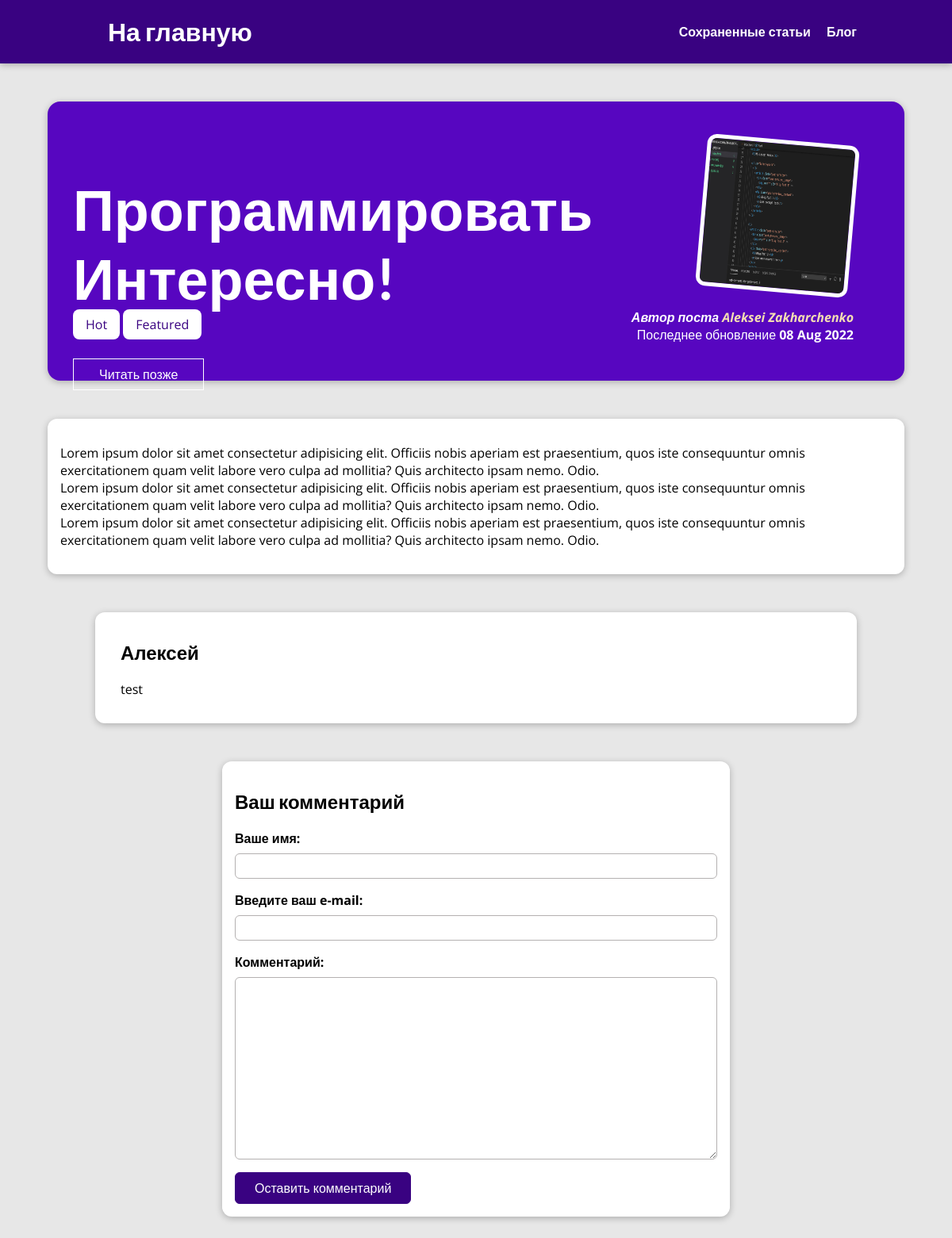
The page /blog/programmirovat-interesno on the database its author committed.
### blog/models.py (models this page shows, shortened)
class Post(models.Model):
    author = models.ForeignKey(Author,null=True, on_delete=models.SET_NULL, related_name="posts")
    tag = models.ManyToManyField(Tag)
    title = models.CharField(max_length=150)
    excerpt = models.CharField(max_length=300)
    image = models.ImageField(upload_to = 'images', null = True)
    date = models.DateField(auto_now=True)
    slug = models.SlugField(unique=True, db_index=True)
    content = models.TextField(validators=[MinLengthValidator(10)])

class Tag(models.Model):
    caption = models.CharField(max_length=20)

class Author(models.Model):
    first_name = models.CharField(max_length=30)
    last_name = models.CharField(max_length=50)
    e_mail = models.EmailField(max_length=50)
    def __str__(self):
        return f'{self.first_name} {self.last_name}'

class Comment(models.Model):
    name = models.CharField(max_length=30)
    e_mail = models.EmailField(null=True)
    comment = models.TextField(max_length=400)
    post = models.ForeignKey(Post, null=True, on_delete=models.CASCADE, related_name='comments')

### blog/views.py (the view, shortened to what this page needs)
# urls.py: path('blog/<slug:slug>', views.article.as_view(), name = "article"),
class article(View):
    def is_stored_post(self, request, post_id):
        stored_posts = request.session.get('stored_posts')
        if stored_posts is not None:
            is_saved_for_later = post_id in stored_posts
        else:
            is_saved_for_later = False
        return is_saved_for_later
    def get(self, request, slug):
        post = Post.objects.get(slug=slug)
        context = {
            'article' : post,
            'tags' : post.tag.all(),
            'comment' : CommentForm(),
            'comments' : post.comments.all(),
            'is_saved_for_later' : self.is_stored_post(request, post.id)
        }
        return render(request, "blog/article.html", context )

### blog/forms.py
class CommentForm(forms.ModelForm):
    class Meta:
        model = Comment
        exclude = ['post']
        labels = {
        'name' : 'Ваше имя',
        'e_mail' : "Введите ваш e-mail",
        'comment' : 'Комментарий'
        }

### blog/templates/blog/article.html (shortened to what this page needs)
{% extends "base.html" %}
{% load static %}
{% block css %}
    <link rel="stylesheet" href=" {% static 'blog/post.css' %} ">
{% endblock  %}
{% block body %}
    <section id="summary">
        <h2> {{article.title|title}} </h2>
        {% for tag in tags %}
        <span class='tag'>{{tag.caption}}</span>
        {% endfor%}
        <div id = 'read-later'>
            <form action="{% url "read-later" %}" method="POST">
                <button>
                    {% if is_saved_for_later %}
                    Убрать закладку
                    {% else %}
                    Читать позже
                    {% endif %}
                </button>
            </form>
        </div>
        <article>
            <img src="{{ article.image.url }}" alt="{{article.title}}">
            <address>Автор поста <a href="mailto:{{article.author.email}}">{{article.author}}</a>    </address>
            <div>
                Последнее обновление <time>{{article.date|date:"d M Y"}} </time>
            </div>
        </article>
    </section>
    <main>
        <p>
            {{article.content|linebreaks}}
        </p>
    </main>
    {% if comments %}
    <section id='comments'>
        <ul>
            {% for comment in comments  %}
                <li>
                    <h2>{{comment.name}}</h2>
                    <p>{{comment.comment|linebreaks}}</p>
                </li>
            {% endfor %}
        </ul>
    </section>
    {% endif %}
    <section id = 'comment-form'>
        <h1>Ваш комментарий</h1>
        <form action="{% url "article" article.slug %}" method='POST'>
            {% for field in comment  %}
                <div class="form-control {% if field.errors %}invalid{% endif %}">
                        {{field.label_tag}}
                        {{field}}
                </div>
            {% endfor %}
            <button>Оставить комментарий</button>
           </form>
    </section>
{% endblock %}

### static/base.css (style rules this page uses)
* { box-sizing: border-box; }
html { font-family: 'Open Sans', 'Lato', sans-serif; }
body { margin: 0; }
h1, h2, h3 { font-family: 'Lato', sans-serif; font-weight: bold; }

### blog/static/blog/post.css (style rules this page uses)
body { background-color: #e7e7e7; }
#summary { margin: 8rem auto 3rem auto; padding: 2rem; width: 90%; border-radius: 16px; background-color: #5706c0; position: relative; box-shadow: 0 2px 8px rgba(0, 0, 0, 0.25); height: 22rem; }
#summary h2 { color: white; font-size: 4.5rem; margin-bottom: 0.25rem; }
#summary article { position: absolute; top: 2rem; right: 3rem; padding: 1rem 1rem; border-radius: 12px; text-align: right; color: white; }
#summary article img { width: 12rem; height: 12rem; border-radius: 12px; transform: rotateZ(5deg); border: 5px solid white; margin-bottom: 1rem; }
#summary address { font-weight: bold; }
#summary a { color: wheat; text-decoration: none; }
#summary time { font-weight: bold; }
#read-later button { background-color: transparent; border: 1px solid white; padding: 0.5rem 2rem; font: inherit; color: white; cursor: pointer; }
main { width: 90%; max-width: 90rem; margin: 3rem auto; background-color: white; padding: 1rem; border-radius: 12px; box-shadow: 0 2px 8px rgba(0, 0, 0, 0.25); }
.tag { background-color: white; color: #390281; padding: 0.5rem 1rem; border-radius: 8px; }
#comment-form { margin: 3rem auto; border-radius: 12px; width: 90%; max-width: 40rem; background-color: white; box-shadow: 0 2px 8px rgba(0, 0, 0, 0.25); padding: 1rem; }
#comment-form button { font: inherit; background-color: #390281; color: white; border: 1px solid #390281; padding: 0.5rem 1.5rem; border-radius: 6px; cursor: pointer; }
.form-control { margin: 0 0 1rem 0 }
.form-control label { font-weight: bold; margin-bottom: 0.5rem; display: block; }
.form-control input, .form-control textarea { display: block; width: 100%; font: inherit; padding: 0.25rem; border-radius: 6px; border: 1px solid rgb(180, 177, 177); }
#comments { margin: 3rem auto; border-radius: 12px; width: 90%; max-width: 60rem; background-color: white; box-shadow: 0 2px 8px rgba(0, 0, 0, 0.25); padding: 1rem 2rem; }
#comments ul { list-style: none; margin: none; padding: 0; }
#comments li { margin-bottom: 1rem; border-bottom: 2px solid #ccc; }
#comments li:last-of-type { border-bottom: none; }
#read-later { margin: 2rem 0; }

### rows shown on the page
Post: title "Программировать Интересно!", image (picture), author "Aleksei Zakharchenko", date "08 Aug 2022", content "Lorem ipsum dolor sit amet consectetur adipisicing elit. Officiis nobis aperiam est praesentium, quos iste consequuntur omnis exercitationem quam velit labore vero culpa ad mollitia? Quis architecto ipsam nemo. Odio. Lorem ipsum dolor sit amet consectetur adipisicing elit. Officiis nobis aperiam est praesentium, quos iste consequuntur omnis exercitationem quam velit labore vero culpa ad mollitia? Quis architecto ipsam nemo. Odio. Lorem ipsum dolor sit amet consectetur adipisicing elit. Officiis nobis aperiam est praesentium, quos iste consequuntur omnis exercitationem quam velit labore vero culpa ad mollitia? Quis architecto ipsam nemo. Odio."
Tag: caption "Hot"
Tag: caption "Featured"
Comment: name "Алексей", comment "test"

### other values the page prints
{{ field.label_tag }} "Ваше имя:" "Введите ваш e-mail:" "Комментарий:"
